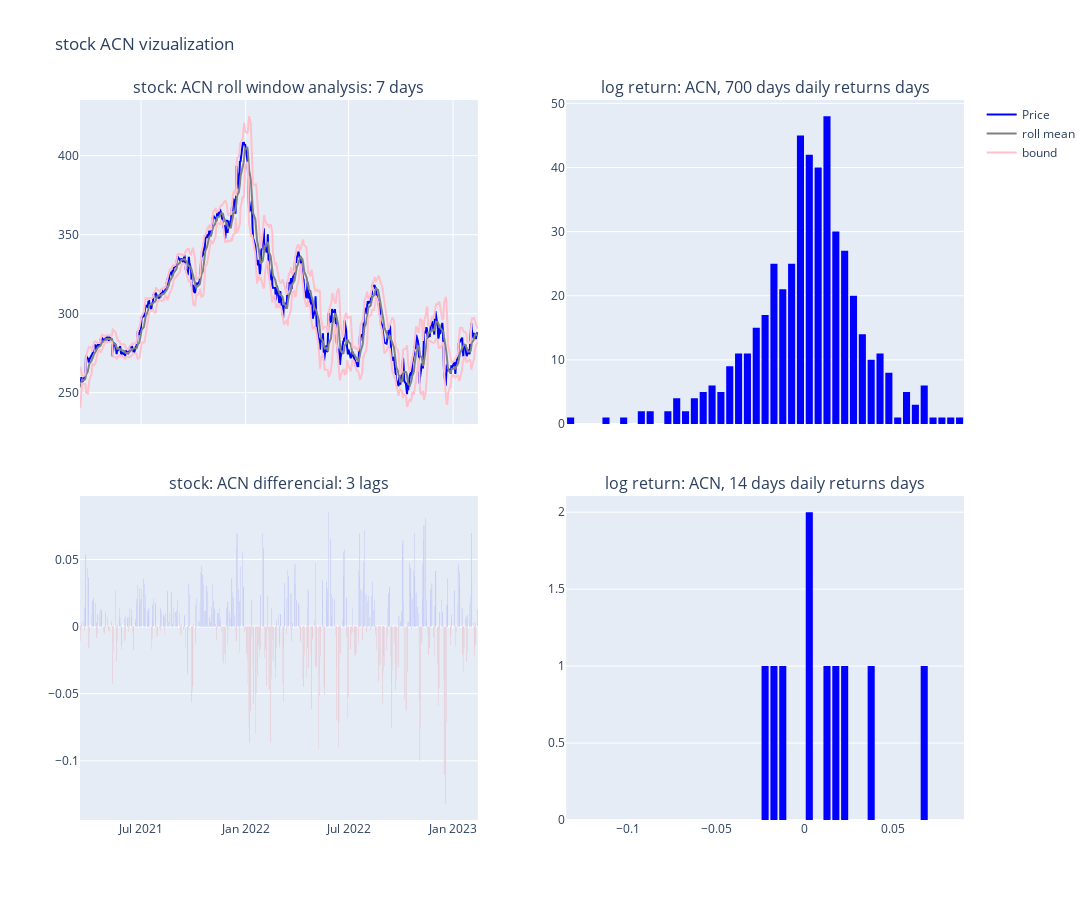

Notebook code for this chart:
### Code cell
viz_data(stock_code = "ACN", n_days = n_days, window = window, lags = lags)

### Figure 1 — Plotly figure (JSON) as saved in the notebook; plotly's stock layout.template omitted (floating-point values rounded to 4 significant figures; data arrays with more than 128 entries replaced by an {"elided": "..."} marker saying what was removed)
{"data": [{"marker": {"color": "blue"}, "name": "Price", "type": "scatter", "x": {"elided": "483 str values"}, "xaxis": "x", "y": {"elided": "483 float values"}, "yaxis": "y"}, {"marker": {"color": "grey"}, "name": "roll mean", "type": "scatter", "x": {"elided": "483 str values"}, "xaxis": "x", "y": {"elided": "483 float values"}, "yaxis": "y"}, {"marker": {"color": "pink"}, "name": "bound", "type": "scatter", "x": {"elided": "483 str values"}, "xaxis": "x", "y": {"elided": "483 float values"}, "yaxis": "y"}, {"marker": {"color": "pink"}, "name": "bound", "showlegend": false, "type": "scatter", "x": {"elided": "483 str values"}, "xaxis": "x", "y": {"elided": "483 float values"}, "yaxis": "y"}, {"marker": {"color": "blue"}, "showlegend": false, "type": "bar", "x": {"elided": "483 str values"}, "xaxis": "x3", "y": {"elided": "483 float values"}, "yaxis": "y3"}, {"marker": {"color": "red"}, "showlegend": false, "type": "bar", "x": {"elided": "483 str values"}, "xaxis": "x3", "y": {"elided": "483 float values"}, "yaxis": "y3"}, {"marker": {"color": "blue"}, "nbinsx": 50, "showlegend": false, "type": "histogram", "x": {"elided": "483 float values"}, "xaxis": "x2", "yaxis": "y2"}, {"marker": {"color": "blue"}, "nbinsx": 20, "showlegend": false, "type": "histogram", "x": [0.01731, 0.02257, 0.06962, 0.0358, 0.003098, -0.02158, -0.01572, 0.002387, -0.0135, 0.0127], "xaxis": "x4", "yaxis": "y4"}], "layout": {"annotations": [{"font": {"size": 16}, "showarrow": false, "text": "stock: ACN roll window analysis: 7 days", "x": 0.225, "xanchor": "center", "xref": "paper", "y": 1, "yanchor": "bottom", "yref": "paper"}, {"font": {"size": 16}, "showarrow": false, "text": "log return: ACN, 700 days daily returns days", "x": 0.775, "xanchor": "center", "xref": "paper", "y": 1, "yanchor": "bottom", "yref": "paper"}, {"font": {"size": 16}, "showarrow": false, "text": "stock: ACN differencial: 3 lags", "x": 0.225, "xanchor": "center", "xref": "paper", "y": 0.45, "yanchor": "bottom", "yref": "paper"}, {"font": {"size": 16}, "showarrow": false, "text": "log return: ACN, 14 days daily returns days", "x": 0.775, "xanchor": "center", "xref": "paper", "y": 0.45, "yanchor": "bottom", "yref": "paper"}], "height": 900, "title": {"text": "stock ACN vizualization"}, "width": 1400, "xaxis": {"anchor": "y", "autorange": true, "domain": [0, 0.45], "matches": "x3", "range": ["2021-03-15 12:00", "2023-02-13 12:00"], "showticklabels": false, "type": "date"}, "xaxis2": {"anchor": "y2", "autorange": true, "domain": [0.55, 1], "matches": "x4", "range": [-0.135, 0.09], "showticklabels": false, "type": "linear"}, "xaxis3": {"anchor": "y3", "autorange": true, "domain": [0, 0.45], "range": ["2021-03-15 12:00", "2023-02-13 12:00"], "type": "date"}, "xaxis4": {"anchor": "y4", "autorange": true, "domain": [0.55, 1], "range": [-0.135, 0.09], "type": "linear"}, "yaxis": {"anchor": "x", "autorange": true, "domain": [0.55, 1], "range": [230.2, 435.2], "type": "linear"}, "yaxis2": {"anchor": "x2", "autorange": true, "domain": [0.55, 1], "range": [0, 50.53]}, "yaxis3": {"anchor": "x3", "autorange": true, "domain": [0, 0.45], "range": [-0.1441, 0.09727], "type": "linear"}, "yaxis4": {"anchor": "x4", "autorange": true, "domain": [0, 0.45], "range": [0, 2.105]}}}
